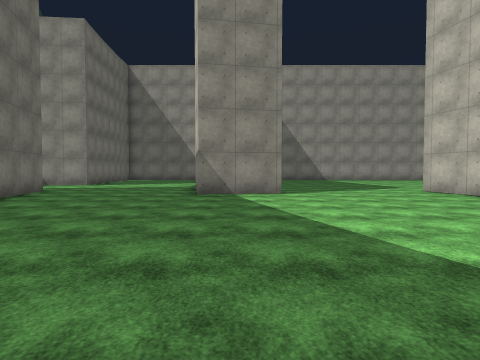
view 1 (above)

17 first-person views from a walk through a scene from a Unity 3-D project. The camera is 1.5 m above the floor, tilts 2° down and sees 75° across. The floor is counted in squares, 2 m on a side. Each view is taken from the middle of a square. On the plan, view 1 faces up. The plan holds only what a view shows up to about 10 squares ahead; the rest is blank. The place goes on beyond the plan. The player character is not drawn. Surface patterns are stand-ins for the level's own textures.

view 2
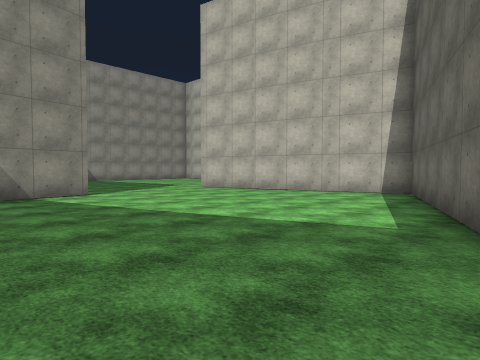

view 3
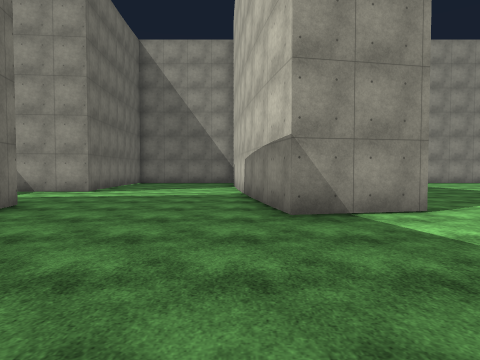

view 4
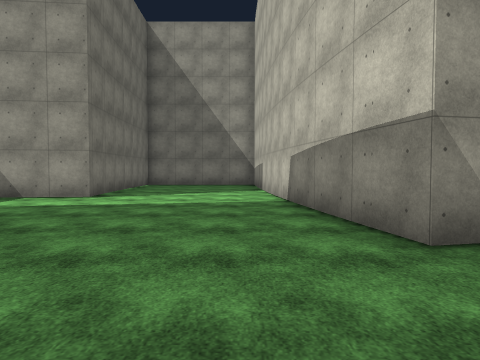

view 5
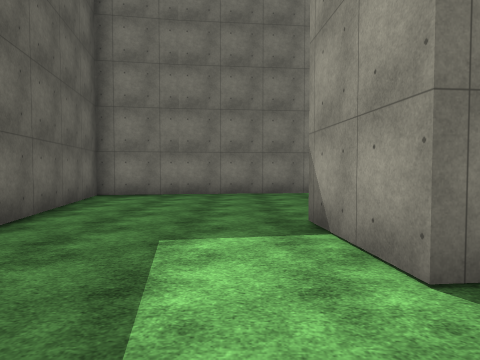

view 6
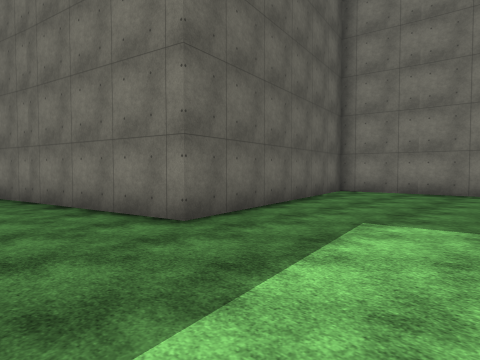

view 7
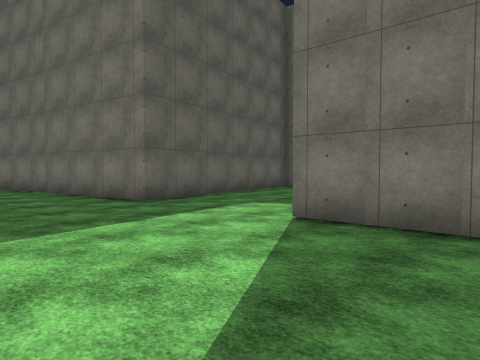

view 8
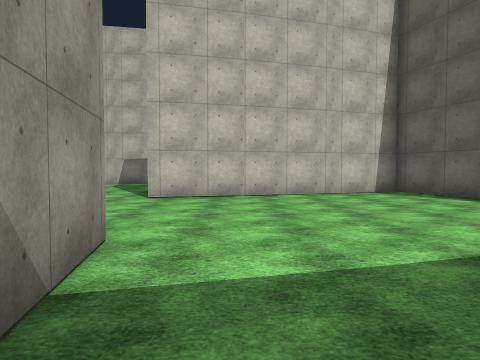

view 9
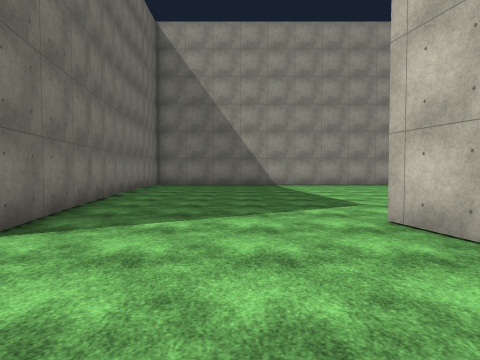

view 10
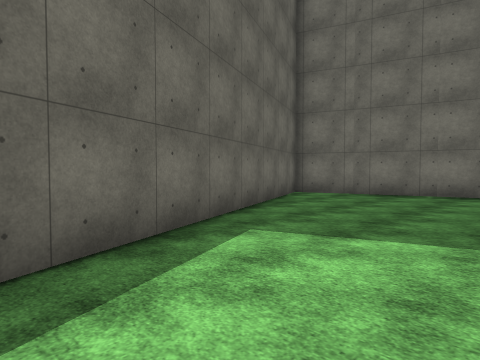

view 11
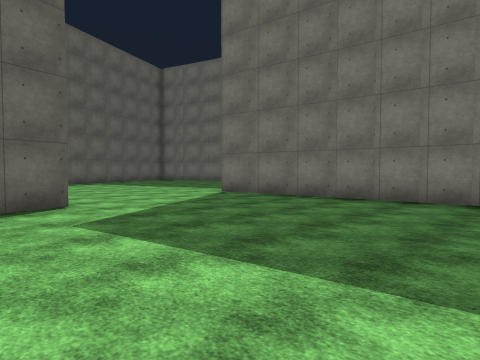

view 12
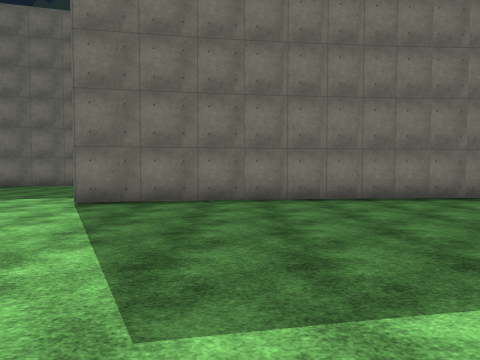

view 13
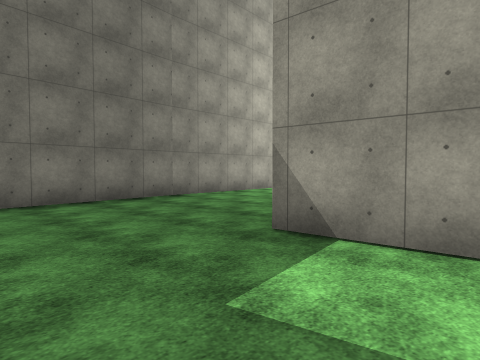

view 14
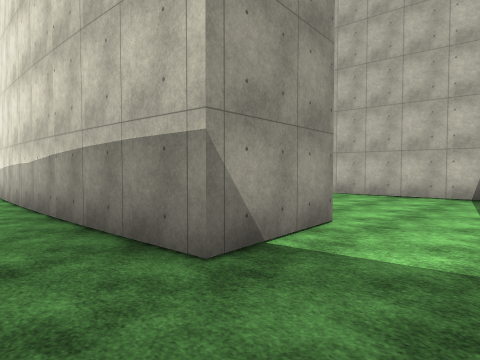

view 15
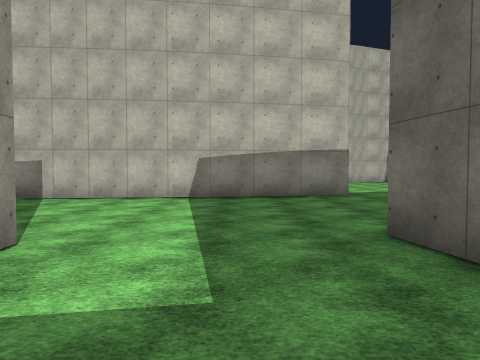

view 16
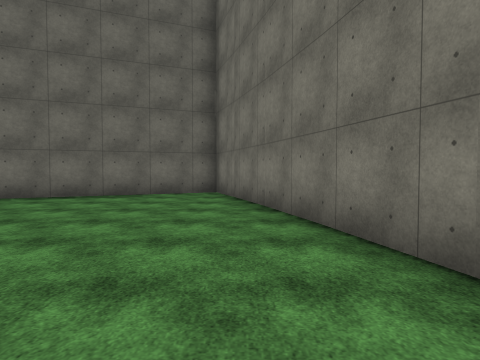

view 17
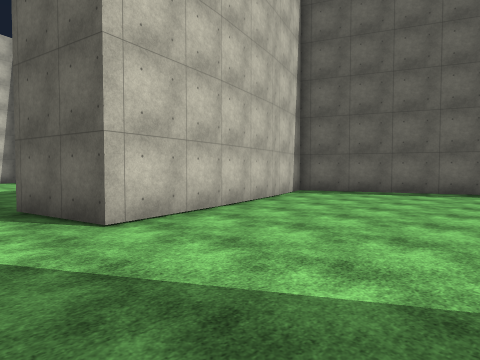

### Floor plan
Points are (right, up) in squares from view 1. A wall is a line through its corners. A room is listed if a view was taken in it or the views show most of it. See-through windows are left out.
Room 1 (views 1, 2, 3, 4, 5, 6, 7, 8, 9, 10, 11, 12, 13, 14, 15, 16, 17)
walls: (-1.8, 12.7) (-2.4, 17.5); (0.1, 17.6) (1.1, 9.4) (-1.2, 8.9) (-1.9, 12.8); (-7.2, 16.5) (-6.9, 14.2) (-9.4, 14) (-9.7, 17.6); (-4.3, 1) (-3.3, -1.8) (8.1, 2.9) (7.3, 5.5); (7.2, 5.3) (6.1, 10.4) (8.6, 10.9); (-14.7, 17.5) (-13.8, 9) (-6.7, 10.3) (-4, -0.2)

Positions as (right, up) in squares from view 1, and headings:
1: (0, 0), facing up
2: (-2, 0), facing up-right
3: (-2, 4), facing up
4: (-3, 6), facing up
5: (-5, 13), facing left
6: (-4, 14), facing down-left
7: (-3, 17), facing down-left
8: (-2, 8), facing right
9: (4, 6), facing up
10: (5, 4), facing down-left
11: (8, 17), facing down-left
12: (8, 13), facing left
13: (-7, 11), facing up-left
14: (-11, 12), facing up-right
15: (-10, 12), facing right
16: (-4, 8), facing down
17: (2, 12), facing down-right
